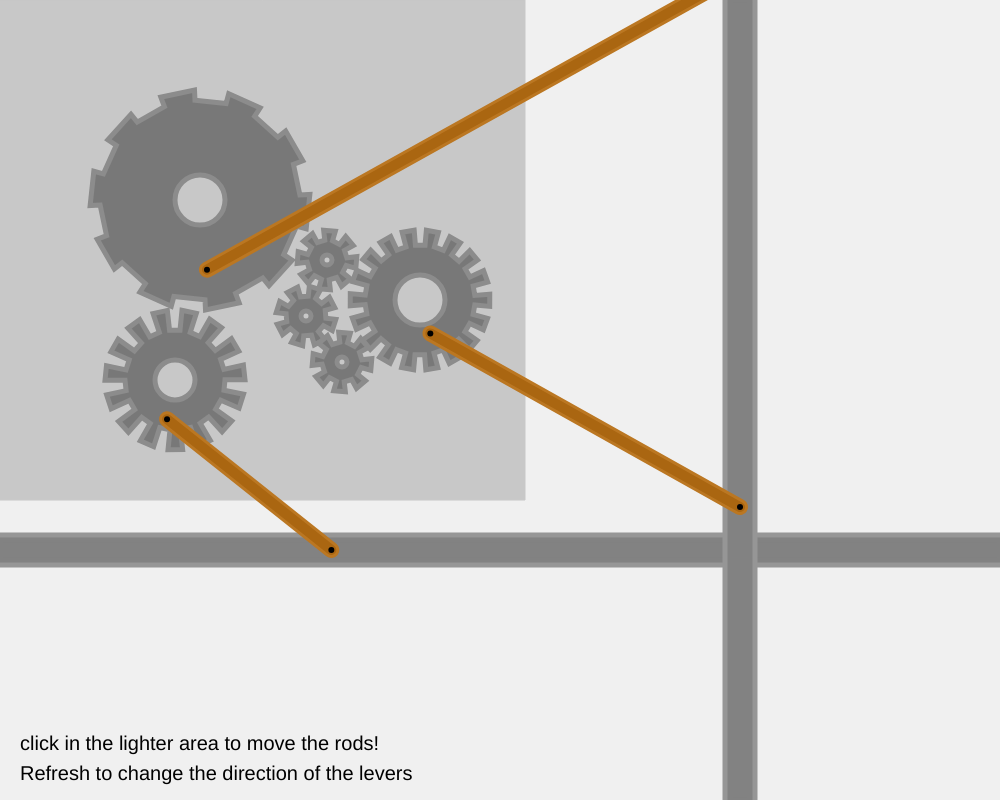
Frame 1 (no input)
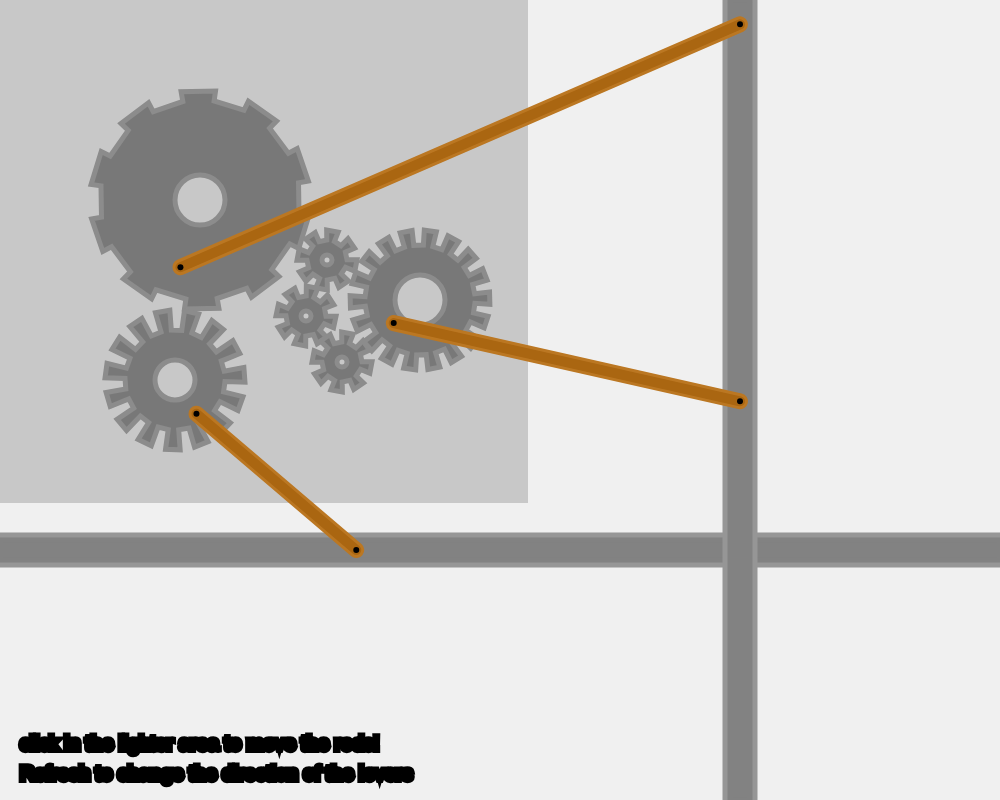
Frame 60 (no input)
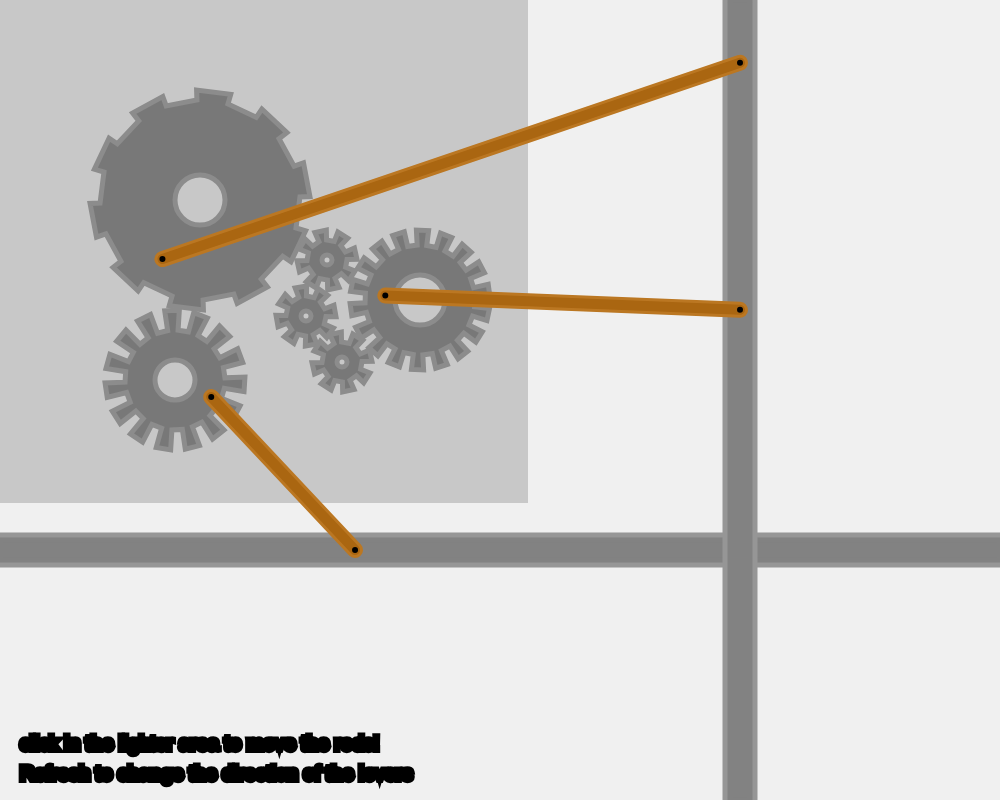
Frame 120 (the mouse pressed at the canvas centre since frame 60)

The p5.js sketch that drew these frames (run headless with seeded random() and noise() and a simulated clock; from frame 60 on, the mouse is pressed at the canvas centre):

// p5.js sketch
// ── sketch.js
//GLOBAL VARIABLES

var maxX = 1000;
var maxY = 800;

var x = 0;
var y = 250;
var side = 1;

var sleep = true;

var count = 20;

var t = 0;

var mouseXVal = 740;
var mouseYVal = 550;

var backColour = 240;
var backColourIn = 200;

var rand1 = 1;
var rand2 = 1;
var rand3 = 1;
var rand4 = 1;

function setup() {
  createCanvas(maxX, maxY);
  rand1 = random();
  if (rand1 < 0.5) rand1 = -1;
  else
    rand1 = 1;

  rand2 = random();
  if (rand2 < 0.5) rand2 = -1;
  else
    rand2 = 1;

  rand3 = random();
  if (rand3 < 0.5) rand3 = -1;
  else
    rand3 = 1;

  rand4 = random();
  if (rand4 < 0.5) rand4 = -1;
  else
    rand4 = 1;
  
}

function draw() {
  t = t + 1;

  //moveCircle();
  background(backColour);
  textSize(20);
  fill(0);
  text('click in the lighter area to move the rods!',20,750);
  text('Refresh to change the direction of the levers',20,780);  

  //text('( ' + mouseX, mouseX,mouseY);
  //text(', ' + mouseY + ' )', mouseX+30, mouseY);

  //drawGear(rad, count, xc, yc, dia, dist bw in and out, speed)

  fill(backColourIn);
  stroke(backColourIn);
  rect(0,0,525,500);

  drawGear(100, 20, 200, 200, 50, 10, 1);
  drawGear(50, 30, 175, 380, 40, 20, -3);
  drawGear(20, 16, 327, 260, 10, 10, -4.5);
  drawGear(20, 16, 306, 316, 10, 10, 4.5);
  drawGear(20, 16, 342, 362, 10, 10, -4.5);
  drawGear(55, 36, 420, 300, 50, 15, 3);

  //draw the bottom gear
  //drawGear(55, 36, 880, 680, 50, 15, 2);

  //draw holder2 for lever
  stroke(150);
  fill(150);
  rect(0, mouseYVal - 15, 1000, 30);

  stroke(130);
  fill(130);
  rect(0, mouseYVal - 10, 1000, 20);

  //draw holder1 for lever
  stroke(150);
  fill(150);
  rect(mouseXVal - 15, 0, 30, 800);

  stroke(130);
  fill(130);
  rect(mouseXVal - 10, 0, 20, 800);



  //lines for lever
  bottomLever(mouseXVal, rand1);
  topLever(mouseXVal, rand2);
  midLever(mouseYVal, rand3);
  //lowLeverLeft(mouseXVal, rand4);


}

function lowLeverLeft(xVal, dir) {
  x1 = getPoints(50, 1, 880, 680, 0.1).x;
  y1 = getPoints(50, 1, 880, 680, 0.1).y;

  x2 = xVal;
  l = 910 - x2 ;

  //dist = sqrt((y2-y1)^2 +(x2-x1)^2)
  y2 = dir * sqrt(pow(l, 2) - pow((x2 - x1[0]), 2)) + y1[0];

  stroke('#bb7722');
  strokeWeight(16);
  line(x1[0], y1[0], x2, y2);

  stroke('#aa6611');
  strokeWeight(10);
  line(x1[0], y1[0], x2, y2);

  stroke(0);
  strokeWeight(6);
  point(x1[0], y1[0]);
  point(x2, y2);

}


function topLever(xVal, dir) {
  x1 = getPoints(70, 1, 200, 200, 0.1).x;
  y1 = getPoints(70, 1, 200, 200, 0.1).y;

  x2 = xVal;
  l = x2 - 130;

  //dist = sqrt((y2-y1)^2 +(x2-x1)^2)
  y2 = dir * sqrt(pow(l, 2) - pow((x2 - x1[0]), 2)) + y1[0];

  stroke('#bb7722');
  strokeWeight(16);
  line(x1[0], y1[0], x2, y2);

  stroke('#aa6611');
  strokeWeight(10);
  line(x1[0], y1[0], x2, y2);

  stroke(0);
  strokeWeight(6);
  point(x1[0], y1[0]);
  point(x2, y2);

}

function midLever(yVal, dir) {
  x1 = getPoints(40, 1, 175, 380, -0.2).x;
  y1 = getPoints(40, 1, 175, 380, -0.2).y;

  y2 = yVal;
  l = y2 - 340;

  console.log(pow(l, 2), pow((y2 - y1[0]), 2));

  //dist = sqrt((y2-y1)^2 +(x2-x1)^2)
  x2 = dir * sqrt(pow(l, 2) - pow((y2 - y1[0]), 2)) + x1[0];

  stroke('#bb7722');
  strokeWeight(16);
  line(x1[0], y1[0], x2, y2);

  stroke('#aa6611');
  strokeWeight(10);
  line(x1[0], y1[0], x2, y2);

  stroke(0);
  strokeWeight(6);
  point(x1[0], y1[0]);
  point(x2, y2);

}


function bottomLever(xVal, dir) {
  x1 = getPoints(35, 1, 420, 300, .3).x;
  y1 = getPoints(35, 1, 420, 300, .3).y;

  x2 = xVal;
  l = x2 - 385;

  //dist = sqrt((y2-y1)^2 +(x2-x1)^2)
  y2 = dir * sqrt(pow(l, 2) - pow((x2 - x1[0]), 2)) + y1[0];

  stroke('#bb7722');
  strokeWeight(16);
  line(x1[0], y1[0], x2, y2);

  stroke('#aa6611');
  strokeWeight(10);
  line(x1[0], y1[0], x2, y2);

  stroke(0);
  strokeWeight(6);
  point(x1[0], y1[0]);
  point(x2, y2);

}


function getPoints(radius, count, xc, yc, speed) {
  var xarr = [];
  var yarr = [];
  var theta = t * speed;
  stroke(0);
  for (var i = 0; i < count; i++) {
    xarr[i] = xc + (radius * sin(((2 * PI * i + theta) / count)));
    yarr[i] = yc + (radius * cos(((2 * PI * i + theta) / count)));
    //ellipse(xarr[i], yarr[i], 2, 2);
  }

  return {
    x: xarr,
    y: yarr
  };
}

function drawGear(rad, count, xc, yc, radin, gap, speed) {

  stroke(0);
  xin = getPoints(rad, count, xc, yc, speed).x;
  yin = getPoints(rad, count, xc, yc, speed).y;
  xout = getPoints(rad + gap, count, xc, yc, speed).x;
  yout = getPoints(rad + gap, count, xc, yc, speed).y;

  beginShape();
  for (var i = 0; i < count; i++) {
    strokeWeight(5);
    stroke(140);
    fill(120);

    if (i % 2 == 0) {
      vertex(xin[i], yin[i]);
      vertex(xout[i], yout[i])
      vertex(xout[(i + 1) % count], yout[(i + 1) % count])
    } else {
      vertex(xout[i], yout[i]);
      vertex(xin[i], yin[i])
      vertex(xin[(i + 1) % count], yin[(i + 1) % count])
    }
  }
  endShape(CLOSE);
  fill(backColourIn);
  ellipse(xc, yc, radin, radin);
}


function mousePressed() {
  if (mouseX > 525 && mouseX<maxX)
    mouseXVal = mouseX;
  if (mouseY > 500 && mouseY << maxY)
    mouseYVal = mouseY;
}
